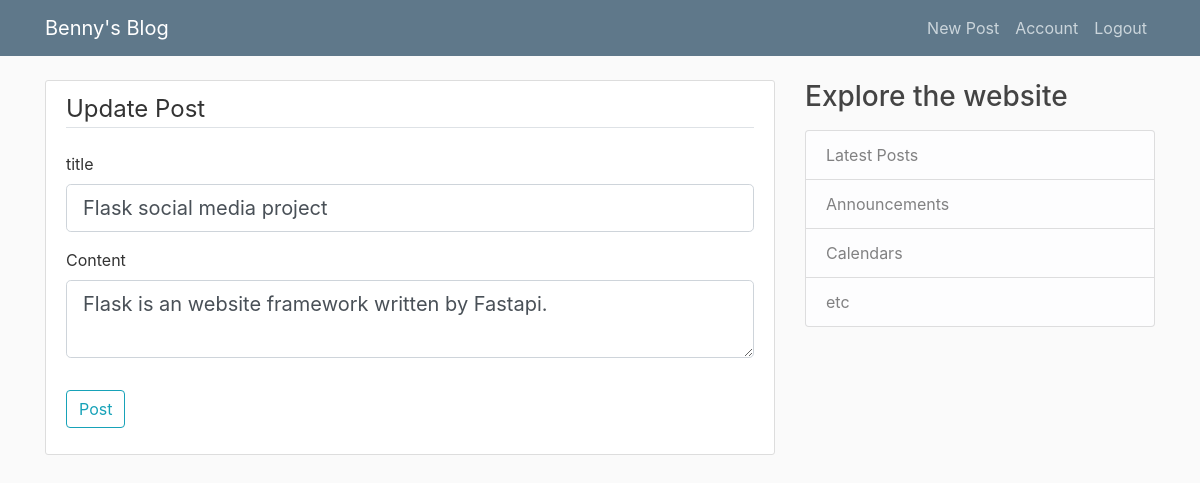
The app's page /post/2/update (signed in) with its own data.
### Social_Network/models.py (models this page shows, shortened)
class Post(db.Model):
    id = db.Column(db.Integer, primary_key = True)
    title = db.Column(db.String(100), nullable = False)
    date_posted = db.Column(db.DateTime, nullable = False, default = datetime.utcnow)
    content = db.Column(db.Text, nullable = False)
    user_id = db.Column(db.Integer, db.ForeignKey('user.id'), nullable = False)

### Social_Network/routes.py (the view)
@app.route("/post/<int:post_id>/update", methods=['GET', 'POST'])
@login_required
def update_post(post_id):
    post = Post.query.get_or_404(post_id)
    if post.author != current_user:
        abort(403)
    form = PostForm()
    if form.validate_on_submit():
        post.title = form.title.data
        post.content = form.content.data
        db.session.commit()
        flash('Your post has been updated!', 'success')
        return redirect(url_for('post', post_id=post.id))
    elif request.method == 'GET':
        form.title.data = post.title
        form.content.data = post.content
    return render_template('create_post.html', form=form, legend='Update Post')

### Social_Network/forms.py
class PostForm(FlaskForm):
    title = StringField('title', validators = [DataRequired()])
    content = TextAreaField('Content', validators = [DataRequired()])
    submit = SubmitField('Post')

### Social_Network/models.py (called while the page is built)
@login_manager.user_loader
def load_user(user_id):
    return User.query.get(int(user_id))

### Social_Network/templates/create_post.html (shortened to what this page needs)
{% extends "base.html" %}
{% block content %}
<div class="content-section">
    <form method="POST" action="">
        <fieldset class="form-group">
            <legend class="border-bottom mb-4">{{ legend }}</legend>
            <div class="form-group">
                {{ form.title.label(class="form-control-label") }}
                {% if form.title.errors %}
                    {{ form.title(class="form-control form-control-lg is-invalid") }}
                    <div class="invalid-feedback">
                        {% for error in form.title.errors %}
                            <span>{{ error }}</span>
                        {% endfor %}
                    </div>
                {% else %}
                    {{ form.title(class="form-control form-control-lg") }}
                {% endif %}
            </div>
            <div class="form-group">
                {{ form.content.label(class="form-control-label") }}
                {% if form.content.errors %}
                    {{ form.content(class="form-control form-control-lg is-invalid") }}
                    <div class="invalid-feedback">
                        {% for error in form.content.errors %}
                            <span>{{ error }}</span>
                        {% endfor %}
                    </div>
                {% else %}
                    {{ form.content(class="form-control form-control-lg") }}
                {% endif %}
            </div>
        </fieldset>
        <div class="form-group">
            {{ form.submit(class="btn btn-outline-info") }}
        </div>
    </form>
</div>
{% endblock content %}

### Social_Network/static/style.css (style rules this page uses)
body { background: #fafafa; color: #333333; margin-top: 5rem; }
.content-section { background: #ffffff; padding: 10px 20px; border: 1px solid #dddddd; border-radius: 3px; margin-bottom: 20px; }

### records on screen
Post: title "Flask social media project", content "Flask is an website framework written by Fastapi."

### other values on screen
{{ legend }} "Update Post"
